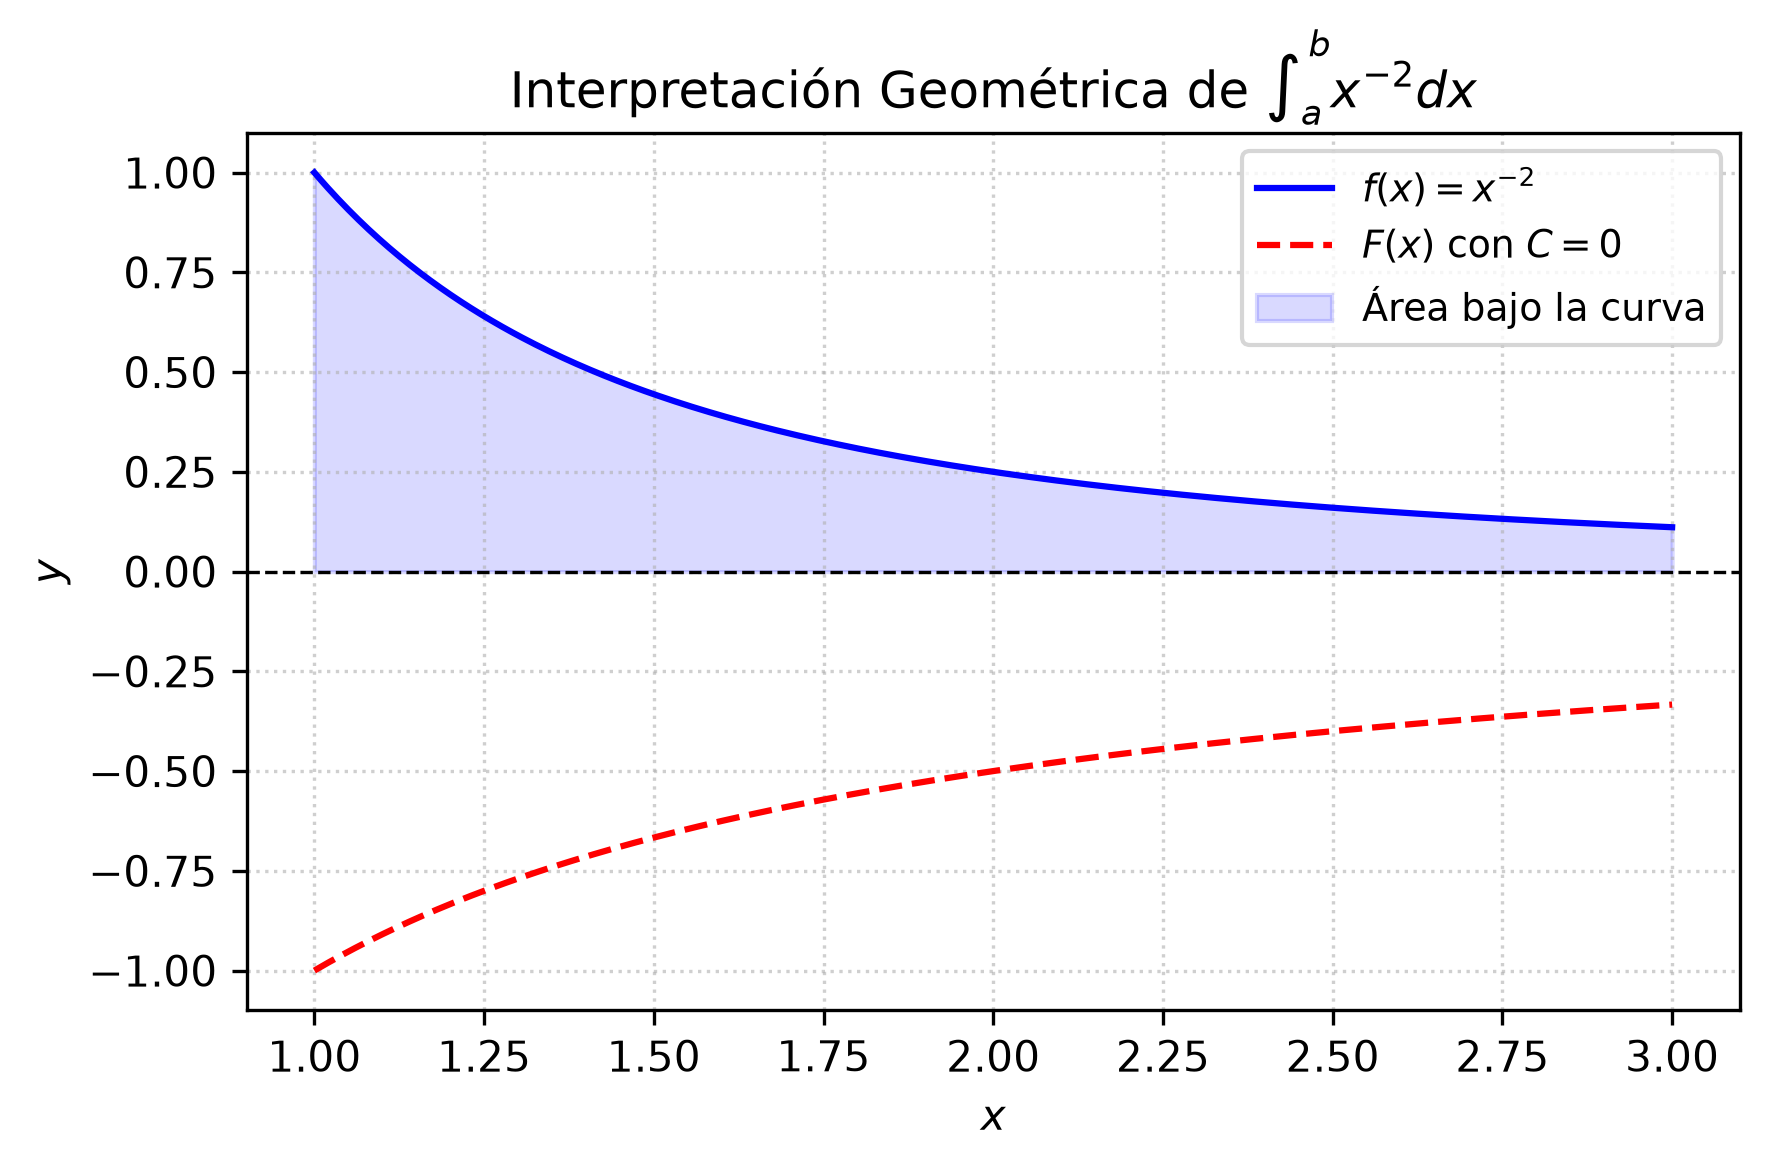

Reproduce this figure in Python.
import matplotlib
matplotlib.use('Agg')
import numpy as np
import matplotlib.pyplot as plt

a = 1.0
b = 3.0
x = np.linspace(a, b, 400)
f_x = x**-2
F_x = -1.0 / x

plt.figure(figsize=(6, 4))
plt.plot(x, f_x, 'b-', label=r'$f(x) = x^{-2}$')
plt.plot(x, F_x, 'r--', label=r'$F(x)$ con $C=0$')
plt.fill_between(x, 0, f_x, color='blue', alpha=0.15, label='Área bajo la curva')

plt.title(r'Interpretación Geométrica de $\int_{a}^{b} x^{-2} dx$')
plt.xlabel('$x$')
plt.ylabel('$y$')
plt.axhline(0, color='black', linewidth=0.8, linestyle='--')
plt.legend(loc='upper right', fontsize=9)
plt.grid(True, linestyle=':', alpha=0.6)
plt.tight_layout()

plt.savefig(r'semana_06/graficas/SEM06_P16_grafica.png', dpi=300, bbox_inches='tight')
plt.close()
